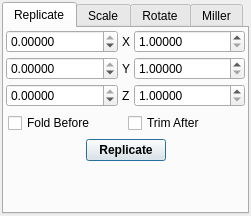
<?xml version="1.0" encoding="UTF-8"?>
<ui version="4.0">
 <class>CellTransformDialog</class>
 <widget class="QDialog" name="CellTransformDialog">
  <property name="geometry">
   <rect>
    <x>0</x>
    <y>0</y>
    <width>251</width>
    <height>216</height>
   </rect>
  </property>
  <property name="windowTitle">
   <string>Transform Cell</string>
  </property>
  <property name="windowIcon">
   <iconset resource="icons.qrc">
    <normaloff>:/stackicons/icons/stack_celledit.svg</normaloff>:/stackicons/icons/stack_celledit.svg</iconset>
  </property>
  <layout class="QHBoxLayout">
   <property name="spacing">
    <number>4</number>
   </property>
   <property name="margin">
    <number>2</number>
   </property>
   <item>
    <widget class="QTabWidget" name="CellTransformTabs">
     <property name="currentIndex">
      <number>0</number>
     </property>
     <widget class="QWidget" name="ReplicateTab">
      <attribute name="title">
       <string>Replicate</string>
      </attribute>
      <layout class="QVBoxLayout">
       <property name="spacing">
        <number>4</number>
       </property>
       <property name="margin">
        <number>2</number>
       </property>
       <item>
        <layout class="QHBoxLayout">
         <property name="spacing">
          <number>4</number>
         </property>
         <property name="margin">
          <number>0</number>
         </property>
         <item>
          <widget class="QDoubleSpinBox" name="CellReplicateNegXSpin">
           <property name="sizePolicy">
            <sizepolicy hsizetype="Expanding" vsizetype="Fixed">
             <horstretch>0</horstretch>
             <verstretch>0</verstretch>
            </sizepolicy>
           </property>
           <property name="decimals">
            <number>5</number>
           </property>
           <property name="minimum">
            <double>-100.000000000000000</double>
           </property>
           <property name="maximum">
            <double>0.000000000000000</double>
           </property>
          </widget>
         </item>
         <item>
          <widget class="QLabel" name="label_11">
           <property name="sizePolicy">
            <sizepolicy hsizetype="Minimum" vsizetype="Preferred">
             <horstretch>0</horstretch>
             <verstretch>0</verstretch>
            </sizepolicy>
           </property>
           <property name="text">
            <string>X</string>
           </property>
          </widget>
         </item>
         <item>
          <widget class="QDoubleSpinBox" name="CellReplicatePosXSpin">
           <property name="sizePolicy">
            <sizepolicy hsizetype="Expanding" vsizetype="Fixed">
             <horstretch>0</horstretch>
             <verstretch>0</verstretch>
            </sizepolicy>
           </property>
           <property name="decimals">
            <number>5</number>
           </property>
           <property name="minimum">
            <double>1.000000000000000</double>
           </property>
          </widget>
         </item>
        </layout>
       </item>
       <item>
        <layout class="QHBoxLayout">
         <property name="spacing">
          <number>4</number>
         </property>
         <property name="margin">
          <number>0</number>
         </property>
         <item>
          <widget class="QDoubleSpinBox" name="CellReplicateNegYSpin">
           <property name="sizePolicy">
            <sizepolicy hsizetype="Expanding" vsizetype="Fixed">
             <horstretch>0</horstretch>
             <verstretch>0</verstretch>
            </sizepolicy>
           </property>
           <property name="decimals">
            <number>5</number>
           </property>
           <property name="minimum">
            <double>-100.000000000000000</double>
           </property>
           <property name="maximum">
            <double>0.000000000000000</double>
           </property>
          </widget>
         </item>
         <item>
          <widget class="QLabel" name="label_28">
           <property name="sizePolicy">
            <sizepolicy hsizetype="Minimum" vsizetype="Preferred">
             <horstretch>0</horstretch>
             <verstretch>0</verstretch>
            </sizepolicy>
           </property>
           <property name="text">
            <string>Y</string>
           </property>
          </widget>
         </item>
         <item>
          <widget class="QDoubleSpinBox" name="CellReplicatePosYSpin">
           <property name="sizePolicy">
            <sizepolicy hsizetype="Expanding" vsizetype="Fixed">
             <horstretch>0</horstretch>
             <verstretch>0</verstretch>
            </sizepolicy>
           </property>
           <property name="decimals">
            <number>5</number>
           </property>
           <property name="minimum">
            <double>1.000000000000000</double>
           </property>
          </widget>
         </item>
        </layout>
       </item>
       <item>
        <layout class="QHBoxLayout">
         <property name="spacing">
          <number>4</number>
         </property>
         <property name="margin">
          <number>0</number>
         </property>
         <item>
          <widget class="QDoubleSpinBox" name="CellReplicateNegZSpin">
           <property name="sizePolicy">
            <sizepolicy hsizetype="Expanding" vsizetype="Fixed">
             <horstretch>0</horstretch>
             <verstretch>0</verstretch>
            </sizepolicy>
           </property>
           <property name="decimals">
            <number>5</number>
           </property>
           <property name="minimum">
            <double>-100.000000000000000</double>
           </property>
           <property name="maximum">
            <double>0.000000000000000</double>
           </property>
          </widget>
         </item>
         <item>
          <widget class="QLabel" name="label_29">
           <property name="sizePolicy">
            <sizepolicy hsizetype="Minimum" vsizetype="Preferred">
             <horstretch>0</horstretch>
             <verstretch>0</verstretch>
            </sizepolicy>
           </property>
           <property name="text">
            <string>Z</string>
           </property>
          </widget>
         </item>
         <item>
          <widget class="QDoubleSpinBox" name="CellReplicatePosZSpin">
           <property name="sizePolicy">
            <sizepolicy hsizetype="Expanding" vsizetype="Fixed">
             <horstretch>0</horstretch>
             <verstretch>0</verstretch>
            </sizepolicy>
           </property>
           <property name="decimals">
            <number>5</number>
           </property>
           <property name="minimum">
            <double>1.000000000000000</double>
           </property>
          </widget>
         </item>
        </layout>
       </item>
       <item>
        <layout class="QHBoxLayout">
         <property name="spacing">
          <number>4</number>
         </property>
         <property name="margin">
          <number>2</number>
         </property>
         <item>
          <widget class="QCheckBox" name="CellReplicateFoldCheck">
           <property name="sizePolicy">
            <sizepolicy hsizetype="Expanding" vsizetype="Fixed">
             <horstretch>0</horstretch>
             <verstretch>0</verstretch>
            </sizepolicy>
           </property>
           <property name="text">
            <string>Fold Before</string>
           </property>
          </widget>
         </item>
         <item>
          <widget class="QCheckBox" name="CellReplicateTrimCheck">
           <property name="sizePolicy">
            <sizepolicy hsizetype="Expanding" vsizetype="Fixed">
             <horstretch>0</horstretch>
             <verstretch>0</verstretch>
            </sizepolicy>
           </property>
           <property name="text">
            <string>Trim After</string>
           </property>
          </widget>
         </item>
        </layout>
       </item>
       <item>
        <layout class="QHBoxLayout">
         <property name="spacing">
          <number>0</number>
         </property>
         <property name="margin">
          <number>0</number>
         </property>
         <item>
          <spacer name="leftspacer">
           <property name="orientation">
            <enum>Qt::Horizontal</enum>
           </property>
           <property name="sizeHint" stdset="0">
            <size>
             <width>40</width>
             <height>20</height>
            </size>
           </property>
          </spacer>
         </item>
         <item>
          <widget class="QPushButton" name="CellReplicateButton">
           <property name="font">
            <font>
             <weight>75</weight>
             <bold>true</bold>
            </font>
           </property>
           <property name="toolTip">
            <string>Replicate current cell</string>
           </property>
           <property name="text">
            <string>Replicate</string>
           </property>
          </widget>
         </item>
         <item>
          <spacer>
           <property name="orientation">
            <enum>Qt::Horizontal</enum>
           </property>
           <property name="sizeHint" stdset="0">
            <size>
             <width>40</width>
             <height>20</height>
            </size>
           </property>
          </spacer>
         </item>
        </layout>
       </item>
       <item>
        <spacer name="verticalSpacer_2">
         <property name="orientation">
          <enum>Qt::Vertical</enum>
         </property>
         <property name="sizeHint" stdset="0">
          <size>
           <width>20</width>
           <height>40</height>
          </size>
         </property>
        </spacer>
       </item>
      </layout>
     </widget>
     <widget class="QWidget" name="ScaleTab">
      <attribute name="title">
       <string>Scale</string>
      </attribute>
      <layout class="QVBoxLayout">
       <property name="spacing">
        <number>4</number>
       </property>
       <property name="margin">
        <number>2</number>
       </property>
       <item>
        <layout class="QGridLayout">
         <property name="margin">
          <number>0</number>
         </property>
         <property name="spacing">
          <number>2</number>
         </property>
         <item row="2" column="1">
          <widget class="QDoubleSpinBox" name="CellScaleZSpin">
           <property name="sizePolicy">
            <sizepolicy hsizetype="Expanding" vsizetype="Fixed">
             <horstretch>0</horstretch>
             <verstretch>0</verstretch>
            </sizepolicy>
           </property>
           <property name="decimals">
            <number>5</number>
           </property>
           <property name="value">
            <double>1.000000000000000</double>
           </property>
          </widget>
         </item>
         <item row="0" column="0">
          <widget class="QLabel" name="label_42">
           <property name="sizePolicy">
            <sizepolicy hsizetype="Minimum" vsizetype="Preferred">
             <horstretch>0</horstretch>
             <verstretch>0</verstretch>
            </sizepolicy>
           </property>
           <property name="text">
            <string>X</string>
           </property>
          </widget>
         </item>
         <item row="1" column="0">
          <widget class="QLabel" name="label_43">
           <property name="sizePolicy">
            <sizepolicy hsizetype="Minimum" vsizetype="Preferred">
             <horstretch>0</horstretch>
             <verstretch>0</verstretch>
            </sizepolicy>
           </property>
           <property name="text">
            <string>Y</string>
           </property>
          </widget>
         </item>
         <item row="0" column="1">
          <widget class="QDoubleSpinBox" name="CellScaleXSpin">
           <property name="sizePolicy">
            <sizepolicy hsizetype="Expanding" vsizetype="Fixed">
             <horstretch>0</horstretch>
             <verstretch>0</verstretch>
            </sizepolicy>
           </property>
           <property name="decimals">
            <number>5</number>
           </property>
           <property name="value">
            <double>1.000000000000000</double>
           </property>
          </widget>
         </item>
         <item row="2" column="0">
          <widget class="QLabel" name="label_44">
           <property name="sizePolicy">
            <sizepolicy hsizetype="Minimum" vsizetype="Preferred">
             <horstretch>0</horstretch>
             <verstretch>0</verstretch>
            </sizepolicy>
           </property>
           <property name="text">
            <string>Z</string>
           </property>
          </widget>
         </item>
         <item row="1" column="1">
          <widget class="QDoubleSpinBox" name="CellScaleYSpin">
           <property name="sizePolicy">
            <sizepolicy hsizetype="Expanding" vsizetype="Fixed">
             <horstretch>0</horstretch>
             <verstretch>0</verstretch>
            </sizepolicy>
           </property>
           <property name="decimals">
            <number>5</number>
           </property>
           <property name="value">
            <double>1.000000000000000</double>
           </property>
          </widget>
         </item>
        </layout>
       </item>
       <item>
        <layout class="QVBoxLayout">
         <property name="spacing">
          <number>2</number>
         </property>
         <property name="margin">
          <number>0</number>
         </property>
         <item>
          <widget class="QCheckBox" name="CellScaleUseCogsCheck">
           <property name="sizePolicy">
            <sizepolicy hsizetype="Expanding" vsizetype="Fixed">
             <horstretch>0</horstretch>
             <verstretch>0</verstretch>
            </sizepolicy>
           </property>
           <property name="toolTip">
            <string>Scale the geometric centres of molecules rather than individual atoms</string>
           </property>
           <property name="text">
            <string>Scale Molecule COG</string>
           </property>
          </widget>
         </item>
         <item>
          <widget class="QCheckBox" name="CellScaleCalculateEnergyCheck">
           <property name="toolTip">
            <string>Calculate the energy change from the scaling operation</string>
           </property>
           <property name="text">
            <string>Calculate Energy Change</string>
           </property>
          </widget>
         </item>
         <item>
          <spacer>
           <property name="orientation">
            <enum>Qt::Vertical</enum>
           </property>
           <property name="sizeHint" stdset="0">
            <size>
             <width>20</width>
             <height>40</height>
            </size>
           </property>
          </spacer>
         </item>
        </layout>
       </item>
       <item>
        <layout class="QHBoxLayout">
         <property name="spacing">
          <number>6</number>
         </property>
         <property name="margin">
          <number>0</number>
         </property>
         <item>
          <spacer>
           <property name="orientation">
            <enum>Qt::Horizontal</enum>
           </property>
           <property name="sizeHint" stdset="0">
            <size>
             <width>40</width>
             <height>20</height>
            </size>
           </property>
          </spacer>
         </item>
         <item>
          <widget class="QPushButton" name="CellScaleButton">
           <property name="sizeIncrement">
            <size>
             <width>0</width>
             <height>0</height>
            </size>
           </property>
           <property name="font">
            <font>
             <pointsize>9</pointsize>
             <weight>75</weight>
             <bold>true</bold>
            </font>
           </property>
           <property name="toolTip">
            <string>Scale current cell</string>
           </property>
           <property name="text">
            <string>Scale</string>
           </property>
          </widget>
         </item>
         <item>
          <spacer>
           <property name="orientation">
            <enum>Qt::Horizontal</enum>
           </property>
           <property name="sizeHint" stdset="0">
            <size>
             <width>40</width>
             <height>20</height>
            </size>
           </property>
          </spacer>
         </item>
        </layout>
       </item>
      </layout>
     </widget>
     <widget class="QWidget" name="RotateTab">
      <attribute name="title">
       <string>Rotate</string>
      </attribute>
      <layout class="QVBoxLayout">
       <property name="spacing">
        <number>4</number>
       </property>
       <property name="margin">
        <number>2</number>
       </property>
       <item>
        <layout class="QGridLayout">
         <property name="margin">
          <number>2</number>
         </property>
         <property name="spacing">
          <number>4</number>
         </property>
         <item row="1" column="0">
          <widget class="QLabel" name="label_2">
           <property name="text">
            <string>Rotate 90&amp;deg; around Y</string>
           </property>
           <property name="textFormat">
            <enum>Qt::RichText</enum>
           </property>
          </widget>
         </item>
         <item row="0" column="1">
          <widget class="QPushButton" name="CellRotateXAnticlockwise">
           <property name="enabled">
            <bool>false</bool>
           </property>
           <property name="sizePolicy">
            <sizepolicy hsizetype="Fixed" vsizetype="Fixed">
             <horstretch>0</horstretch>
             <verstretch>0</verstretch>
            </sizepolicy>
           </property>
           <property name="minimumSize">
            <size>
             <width>30</width>
             <height>30</height>
            </size>
           </property>
           <property name="maximumSize">
            <size>
             <width>30</width>
             <height>30</height>
            </size>
           </property>
           <property name="text">
            <string/>
           </property>
           <property name="icon">
            <iconset>
             <normaloff/>
            </iconset>
           </property>
           <property name="iconSize">
            <size>
             <width>20</width>
             <height>20</height>
            </size>
           </property>
          </widget>
         </item>
         <item row="0" column="0">
          <widget class="QLabel" name="label">
           <property name="text">
            <string>Rotate 90&amp;deg; around X</string>
           </property>
           <property name="textFormat">
            <enum>Qt::RichText</enum>
           </property>
          </widget>
         </item>
         <item row="0" column="2">
          <widget class="QPushButton" name="CellRotateXClockwise">
           <property name="enabled">
            <bool>false</bool>
           </property>
           <property name="sizePolicy">
            <sizepolicy hsizetype="Fixed" vsizetype="Fixed">
             <horstretch>0</horstretch>
             <verstretch>0</verstretch>
            </sizepolicy>
           </property>
           <property name="minimumSize">
            <size>
             <width>30</width>
             <height>30</height>
            </size>
           </property>
           <property name="maximumSize">
            <size>
             <width>30</width>
             <height>30</height>
            </size>
           </property>
           <property name="text">
            <string/>
           </property>
           <property name="icon">
            <iconset>
             <normaloff/>
            </iconset>
           </property>
           <property name="iconSize">
            <size>
             <width>20</width>
             <height>20</height>
            </size>
           </property>
          </widget>
         </item>
         <item row="2" column="0">
          <widget class="QLabel" name="label_3">
           <property name="text">
            <string>Rotate 90&amp;deg; around Z</string>
           </property>
           <property name="textFormat">
            <enum>Qt::RichText</enum>
           </property>
          </widget>
         </item>
         <item row="1" column="1">
          <widget class="QPushButton" name="CellRotateYAnticlockwise">
           <property name="enabled">
            <bool>false</bool>
           </property>
           <property name="sizePolicy">
            <sizepolicy hsizetype="Fixed" vsizetype="Fixed">
             <horstretch>0</horstretch>
             <verstretch>0</verstretch>
            </sizepolicy>
           </property>
           <property name="minimumSize">
            <size>
             <width>30</width>
             <height>30</height>
            </size>
           </property>
           <property name="maximumSize">
            <size>
             <width>30</width>
             <height>30</height>
            </size>
           </property>
           <property name="text">
            <string/>
           </property>
           <property name="icon">
            <iconset>
             <normaloff/>
            </iconset>
           </property>
           <property name="iconSize">
            <size>
             <width>20</width>
             <height>20</height>
            </size>
           </property>
          </widget>
         </item>
         <item row="1" column="2">
          <widget class="QPushButton" name="CellRotateYClockwise">
           <property name="enabled">
            <bool>false</bool>
           </property>
           <property name="sizePolicy">
            <sizepolicy hsizetype="Fixed" vsizetype="Fixed">
             <horstretch>0</horstretch>
             <verstretch>0</verstretch>
            </sizepolicy>
           </property>
           <property name="minimumSize">
            <size>
             <width>30</width>
             <height>30</height>
            </size>
           </property>
           <property name="maximumSize">
            <size>
             <width>30</width>
             <height>30</height>
            </size>
           </property>
           <property name="text">
            <string/>
           </property>
           <property name="icon">
            <iconset>
             <normaloff/>
            </iconset>
           </property>
           <property name="iconSize">
            <size>
             <width>20</width>
             <height>20</height>
            </size>
           </property>
          </widget>
         </item>
         <item row="2" column="1">
          <widget class="QPushButton" name="CellRotateZAnticlockwise">
           <property name="enabled">
            <bool>false</bool>
           </property>
           <property name="sizePolicy">
            <sizepolicy hsizetype="Fixed" vsizetype="Fixed">
             <horstretch>0</horstretch>
             <verstretch>0</verstretch>
            </sizepolicy>
           </property>
           <property name="minimumSize">
            <size>
             <width>30</width>
             <height>30</height>
            </size>
           </property>
           <property name="maximumSize">
            <size>
             <width>30</width>
             <height>30</height>
            </size>
           </property>
           <property name="text">
            <string/>
           </property>
           <property name="icon">
            <iconset>
             <normaloff/>
            </iconset>
           </property>
           <property name="iconSize">
            <size>
             <width>20</width>
             <height>20</height>
            </size>
           </property>
          </widget>
         </item>
         <item row="2" column="2">
          <widget class="QPushButton" name="CellRotateZClockwise">
           <property name="enabled">
            <bool>false</bool>
           </property>
           <property name="sizePolicy">
            <sizepolicy hsizetype="Fixed" vsizetype="Fixed">
             <horstretch>0</horstretch>
             <verstretch>0</verstretch>
            </sizepolicy>
           </property>
           <property name="minimumSize">
            <size>
             <width>30</width>
             <height>30</height>
            </size>
           </property>
           <property name="maximumSize">
            <size>
             <width>30</width>
             <height>30</height>
            </size>
           </property>
           <property name="text">
            <string/>
           </property>
           <property name="icon">
            <iconset>
             <normaloff/>
            </iconset>
           </property>
           <property name="iconSize">
            <size>
             <width>20</width>
             <height>20</height>
            </size>
           </property>
          </widget>
         </item>
        </layout>
       </item>
       <item>
        <spacer name="verticalSpacer">
         <property name="orientation">
          <enum>Qt::Vertical</enum>
         </property>
         <property name="sizeHint" stdset="0">
          <size>
           <width>20</width>
           <height>40</height>
          </size>
         </property>
        </spacer>
       </item>
      </layout>
     </widget>
     <widget class="QWidget" name="MillerTab">
      <attribute name="title">
       <string>Miller</string>
      </attribute>
      <layout class="QVBoxLayout">
       <property name="spacing">
        <number>4</number>
       </property>
       <property name="margin">
        <number>2</number>
       </property>
       <item>
        <widget class="QGroupBox" name="MillerIndicesGroup">
         <property name="title">
          <string>Indices</string>
         </property>
         <layout class="QHBoxLayout">
          <property name="spacing">
           <number>4</number>
          </property>
          <property name="margin">
           <number>2</number>
          </property>
          <item>
           <layout class="QGridLayout">
            <property name="margin">
             <number>0</number>
            </property>
            <property name="spacing">
             <number>2</number>
            </property>
            <item row="0" column="1">
             <widget class="QSpinBox" name="MillerHSpin">
              <property name="minimum">
               <number>-99</number>
              </property>
              <property name="value">
               <number>1</number>
              </property>
             </widget>
            </item>
            <item row="0" column="4">
             <widget class="QLabel" name="label_6">
              <property name="sizePolicy">
               <sizepolicy hsizetype="Minimum" vsizetype="Preferred">
                <horstretch>0</horstretch>
                <verstretch>0</verstretch>
               </sizepolicy>
              </property>
              <property name="text">
               <string>l</string>
              </property>
             </widget>
            </item>
            <item row="0" column="0">
             <widget class="QLabel" name="label_4">
              <property name="sizePolicy">
               <sizepolicy hsizetype="Minimum" vsizetype="Preferred">
                <horstretch>0</horstretch>
                <verstretch>0</verstretch>
               </sizepolicy>
              </property>
              <property name="text">
               <string>h</string>
              </property>
             </widget>
            </item>
            <item row="0" column="3">
             <widget class="QSpinBox" name="MillerKSpin">
              <property name="minimum">
               <number>-99</number>
              </property>
             </widget>
            </item>
            <item row="0" column="2">
             <widget class="QLabel" name="label_5">
              <property name="sizePolicy">
               <sizepolicy hsizetype="Minimum" vsizetype="Preferred">
                <horstretch>0</horstretch>
                <verstretch>0</verstretch>
               </sizepolicy>
              </property>
              <property name="text">
               <string>k</string>
              </property>
             </widget>
            </item>
            <item row="0" column="5">
             <widget class="QSpinBox" name="MillerLSpin">
              <property name="minimum">
               <number>-99</number>
              </property>
             </widget>
            </item>
           </layout>
          </item>
         </layout>
        </widget>
       </item>
       <item>
        <widget class="QGroupBox" name="MillerCutDirectionGroup">
         <property name="title">
          <string>Direction</string>
         </property>
         <layout class="QHBoxLayout">
          <property name="spacing">
           <number>4</number>
          </property>
          <property name="margin">
           <number>2</number>
          </property>
          <item>
           <widget class="QRadioButton" name="MillerInRadio">
            <property name="text">
             <string>In</string>
            </property>
           </widget>
          </item>
          <item>
           <widget class="QRadioButton" name="MillerOutRadio">
            <property name="text">
             <string>Out</string>
            </property>
            <property name="checked">
             <bool>true</bool>
            </property>
           </widget>
          </item>
         </layout>
        </widget>
       </item>
       <item>
        <layout class="QHBoxLayout">
         <property name="spacing">
          <number>6</number>
         </property>
         <property name="margin">
          <number>0</number>
         </property>
         <item>
          <spacer>
           <property name="orientation">
            <enum>Qt::Horizontal</enum>
           </property>
           <property name="sizeHint" stdset="0">
            <size>
             <width>40</width>
             <height>20</height>
            </size>
           </property>
          </spacer>
         </item>
         <item>
          <widget class="QPushButton" name="MillerSelectButton">
           <property name="font">
            <font>
             <weight>75</weight>
             <bold>true</bold>
            </font>
           </property>
           <property name="text">
            <string>Select</string>
           </property>
          </widget>
         </item>
         <item>
          <widget class="QPushButton" name="MillerCutButton">
           <property name="font">
            <font>
             <weight>75</weight>
             <bold>true</bold>
            </font>
           </property>
           <property name="text">
            <string>Cut</string>
           </property>
          </widget>
         </item>
         <item>
          <spacer>
           <property name="orientation">
            <enum>Qt::Horizontal</enum>
           </property>
           <property name="sizeHint" stdset="0">
            <size>
             <width>40</width>
             <height>20</height>
            </size>
           </property>
          </spacer>
         </item>
        </layout>
       </item>
       <item>
        <spacer>
         <property name="orientation">
          <enum>Qt::Vertical</enum>
         </property>
         <property name="sizeHint" stdset="0">
          <size>
           <width>20</width>
           <height>40</height>
          </size>
         </property>
        </spacer>
       </item>
      </layout>
     </widget>
    </widget>
   </item>
  </layout>
 </widget>
 <tabstops>
  <tabstop>CellTransformTabs</tabstop>
  <tabstop>CellReplicateNegXSpin</tabstop>
  <tabstop>CellReplicatePosXSpin</tabstop>
  <tabstop>CellReplicateNegYSpin</tabstop>
  <tabstop>CellReplicatePosYSpin</tabstop>
  <tabstop>CellReplicateNegZSpin</tabstop>
  <tabstop>CellReplicatePosZSpin</tabstop>
  <tabstop>CellReplicateFoldCheck</tabstop>
  <tabstop>CellReplicateTrimCheck</tabstop>
  <tabstop>CellReplicateButton</tabstop>
  <tabstop>CellScaleXSpin</tabstop>
  <tabstop>CellScaleYSpin</tabstop>
  <tabstop>CellScaleZSpin</tabstop>
 </tabstops>
 <resources>
  <include location="icons.qrc"/>
 </resources>
 <connections/>
</ui>
